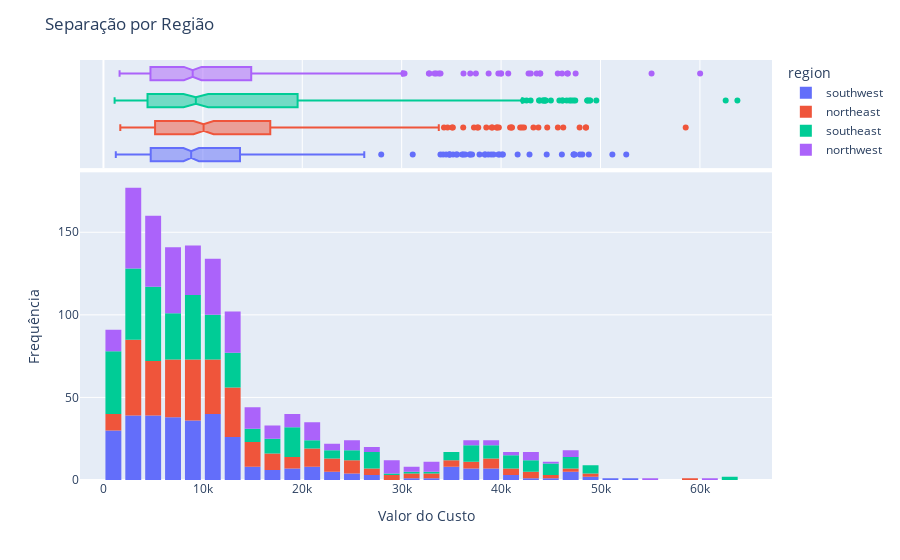

Notebook code for this chart:
### Markdown cell above
Aqui validamos que a distribuição de generos é praticamente igual em todas as faixas de valores.

### Code cell
fig= px.histogram(Dados,x='charges',marginal='box',color='region')
fig.update_layout(title='Separação por Região',xaxis_title='Valor do Custo',yaxis_title='Frequência', bargap=0.2) 
fig.show()

### Figure 1 — Plotly figure (JSON) as saved in the notebook; plotly's stock layout.template omitted (floating-point values rounded to 4 significant figures; data arrays with more than 128 entries replaced by an {"elided": "..."} marker saying what was removed)
{"data": [{"alignmentgroup": "True", "bingroup": "x", "hovertemplate": "region=southwest<br>charges=%{x}<br>count=%{y}<extra></extra>", "legendgroup": "southwest", "marker": {"color": "#636efa", "pattern": {"shape": ""}}, "name": "southwest", "offsetgroup": "southwest", "orientation": "v", "showlegend": true, "type": "histogram", "x": {"elided": "327 float values"}, "xaxis": "x", "yaxis": "y"}, {"alignmentgroup": "True", "hovertemplate": "region=southwest<br>charges=%{x}<extra></extra>", "legendgroup": "southwest", "marker": {"color": "#636efa"}, "name": "southwest", "notched": true, "offsetgroup": "southwest", "showlegend": false, "type": "box", "x": {"elided": "327 float values"}, "xaxis": "x2", "yaxis": "y2"}, {"alignmentgroup": "True", "bingroup": "x", "hovertemplate": "region=northeast<br>charges=%{x}<br>count=%{y}<extra></extra>", "legendgroup": "northeast", "marker": {"color": "#EF553B", "pattern": {"shape": ""}}, "name": "northeast", "offsetgroup": "northeast", "orientation": "v", "showlegend": true, "type": "histogram", "x": {"elided": "325 float values"}, "xaxis": "x", "yaxis": "y"}, {"alignmentgroup": "True", "hovertemplate": "region=northeast<br>charges=%{x}<extra></extra>", "legendgroup": "northeast", "marker": {"color": "#EF553B"}, "name": "northeast", "notched": true, "offsetgroup": "northeast", "showlegend": false, "type": "box", "x": {"elided": "325 float values"}, "xaxis": "x2", "yaxis": "y2"}, {"alignmentgroup": "True", "bingroup": "x", "hovertemplate": "region=southeast<br>charges=%{x}<br>count=%{y}<extra></extra>", "legendgroup": "southeast", "marker": {"color": "#00cc96", "pattern": {"shape": ""}}, "name": "southeast", "offsetgroup": "southeast", "orientation": "v", "showlegend": true, "type": "histogram", "x": {"elided": "364 float values"}, "xaxis": "x", "yaxis": "y"}, {"alignmentgroup": "True", "hovertemplate": "region=southeast<br>charges=%{x}<extra></extra>", "legendgroup": "southeast", "marker": {"color": "#00cc96"}, "name": "southeast", "notched": true, "offsetgroup": "southeast", "showlegend": false, "type": "box", "x": {"elided": "364 float values"}, "xaxis": "x2", "yaxis": "y2"}, {"alignmentgroup": "True", "bingroup": "x", "hovertemplate": "region=northwest<br>charges=%{x}<br>count=%{y}<extra></extra>", "legendgroup": "northwest", "marker": {"color": "#ab63fa", "pattern": {"shape": ""}}, "name": "northwest", "offsetgroup": "northwest", "orientation": "v", "showlegend": true, "type": "histogram", "x": {"elided": "324 float values"}, "xaxis": "x", "yaxis": "y"}, {"alignmentgroup": "True", "hovertemplate": "region=northwest<br>charges=%{x}<extra></extra>", "legendgroup": "northwest", "marker": {"color": "#ab63fa"}, "name": "northwest", "notched": true, "offsetgroup": "northwest", "showlegend": false, "type": "box", "x": {"elided": "324 float values"}, "xaxis": "x2", "yaxis": "y2"}], "layout": {"bargap": 0.2, "barmode": "relative", "legend": {"title": {"text": "region"}, "tracegroupgap": 0}, "margin": {"t": 60}, "title": {"text": "Separação por Região"}, "xaxis": {"anchor": "y", "domain": [0, 1], "title": {"text": "Valor do Custo"}}, "xaxis2": {"anchor": "y2", "domain": [0, 1], "matches": "x", "showgrid": true, "showticklabels": false}, "yaxis": {"anchor": "x", "domain": [0, 0.7326], "title": {"text": "Frequência"}}, "yaxis2": {"anchor": "x2", "domain": [0.7426, 1], "matches": "y2", "showgrid": false, "showline": false, "showticklabels": false, "ticks": ""}}}
